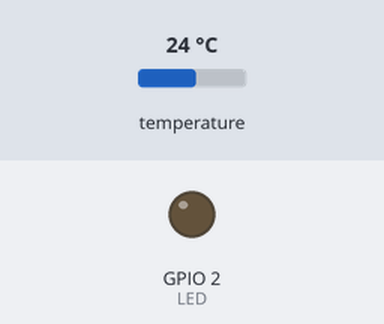
The program below on a simulated ESP32. Shown: output pins drawn as LEDs (lit = HIGH). Inputs (shaded band) come from the test bench; at power-on: temperature 24 °C. WiFi joins after 1.5 s; servers stay silent unless stated; no MQTT or app messages arrive unless stated; not simulated (calls return 0 or success): secrets.h; what the program prints to the serial monitor is not drawn. At 3.4 s the program puts the board to deep sleep or switches it off; the recording ends there.

Above: at 0.2 s.
At 2.5 s:
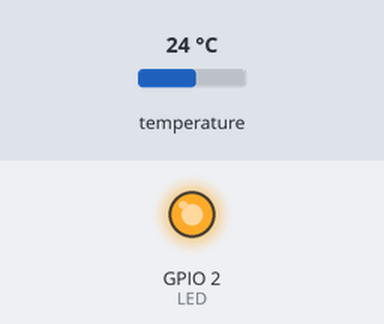
Timing chart, 0 to 3.4 s (numbered marks = the images above):
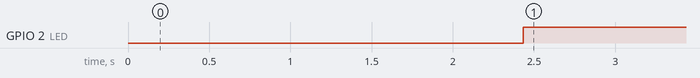

Measured:
- by itself, GPIO 2 (LED): LOW → HIGH at 2.4 s

The program:

main.cpp
```cpp
#include <Arduino.h>
#include <wifi.h>
#include <ArduinoJson.h>
#include <MQTTClient.h>
#include <OneWire.h>
#include <DallasTemperature.h>

// my includes
#include <secrets.h>

// my defines
#define LED 2
bool LEDstatus = true;
int batteryPin = A2; //IO34/A2 on FireBeetle 2
int batteryMillivolts = 0; // variable to store the battery voltage in millivolts
float batteryVoltage = 0.0; // variable to store the battery voltage in Volts
float temperature = 0.0; // variable to store the temperature in Fahrenheit
const int oneWireBus = D10; // D10 (GPIO17) on FireBeetle 2
OneWire oneWire(oneWireBus); // create OneWire instance on the specified pin
DallasTemperature sensors(&oneWire); // create DallasTemperature instance with the OneWire instance

// constants
const char* ssid = SECRET_SSID;
const char* ssid_pass = SECRET_SSID_PASSWORD;
const char* mqtt_address = MQTT_HOST;
const int mqtt_port = 1883;
const char* mqtt_user = MQTT_USERNAME;
const char* mqtt_password = MQTT_KEY;
const char* mqtt_temp_discovery_topic = "homeassistant/sensor/basementfridge/temp/config";
const char* mqtt_battery_discovery_topic = "homeassistant/sensor/basementfridge/battery/config";
const char* mqtt_publish_topic_temp = "homeassistant/sensor/basementfridge/temp";
const char* mqtt_publish_topic_battery = "homeassistant/sensor/basementfridge/battery";
const char* mqtt_hass_status_topic = "homeassistant/sensor/basementfridge/status";
const char* mqtt_client_id = "BasementFridge";
const int publish_interval = 5000;  // 5 seconds

// variables
unsigned long lastPublishTime = 0;
WiFiClient network;
MQTTClient mqtt = MQTTClient(256);

// function declarations
void connectToMQTT();

void setup() {
  Serial.begin(115200);
  delay(100);
  pinMode(LED, OUTPUT);
  digitalWrite(LED, LOW); // turn on LED to indicate startup
  pinMode(batteryPin, INPUT);
  analogSetAttenuation(ADC_11db); // set attenuation to 11dB 1575 = 1V

  // start the DS18B20 temperature sensor
  sensors.begin();

  // read battery voltage
  batteryMillivolts = analogReadMilliVolts(batteryPin); // read the battery voltage in millivolts
  Serial.printf("Battery voltage: %d mV\n", batteryMillivolts);
  batteryVoltage = (float)batteryMillivolts / 1000.0 * 2; // convert to Volts
  Serial.printf("Battery voltage: %.2f V\n", batteryVoltage);

  // limit battery decimal places to 2
  batteryVoltage = roundf(batteryVoltage * 100) / 100.0; // round to 2 decimal places

  // read temperature
  sensors.requestTemperatures(); // request temperature from the sensor
  temperature = sensors.getTempFByIndex(0); // get the temperature in Fahrenheit
  Serial.printf("Temperature: %.2f F\n", temperature);

  // limit temperature decimal places to 2
  temperature = roundf(temperature * 100) / 100.0; // round

  // connect to WiFi
  Serial.print("Wifi connecting...");
  WiFi.mode(WIFI_STA);
  WiFi.begin(ssid, ssid_pass);
  uint32_t notConnectedCounter = 0;
  while (WiFi.status() != WL_CONNECTED) {
    delay(100);
    Serial.print(".");
    notConnectedCounter++;
    if(notConnectedCounter > 300) {  // reset if wifi not connected after 30s
      Serial.println("Resetting due to Wifi not connecting...");
      ESP.restart();
    }
  }

  Serial.print("\n\n");
  Serial.print("Wifi connected, IP address: ");
  Serial.println(WiFi.localIP());

  connectToMQTT();

  // publish temperature status
  StaticJsonDocument<128> tempDoc;
  tempDoc["temperature"] = temperature;
  tempDoc["unit_of_measurement"] = "F";
  tempDoc["state_topic"] = mqtt_publish_topic_temp;
  char tempJsonBuffer[128];
  serializeJson(tempDoc, tempJsonBuffer);
  mqtt.publish(mqtt_publish_topic_temp, tempJsonBuffer);

  // publish battery status
  StaticJsonDocument<128> pubBatteryDoc;
  pubBatteryDoc["voltage"] = batteryVoltage;
  pubBatteryDoc["unit_of_measurement"] = "V";
  pubBatteryDoc["state_topic"] = mqtt_publish_topic_battery;
  char pubBatteryJsonBuffer[128];
  serializeJson(pubBatteryDoc, pubBatteryJsonBuffer);
  mqtt.publish(mqtt_publish_topic_battery, pubBatteryJsonBuffer);

  // turn off LED to indicate setup complete
  digitalWrite(LED, HIGH);

  // deep sleep for 15 mins
  Serial.println("Setup complete, going to sleep for 30 mins...");
  delay(1000);
  esp_sleep_enable_timer_wakeup(60 * 15 * 1000000); // 15 mins
  esp_deep_sleep_start();
  // Note: The ESP32 will reset after waking up from deep sleep
  // and the setup() function will be called again.
}

void loop() {
  if (LEDstatus)
  {digitalWrite(LED, LOW);}
  else
  {digitalWrite(LED, HIGH);}
  delay(1000);
  LEDstatus = !LEDstatus;


}

void connectToMQTT() {
  // connect to the mqtt broker
  mqtt.begin(mqtt_address, mqtt_port, network);
  Serial.print("Connecting to MQTT broker..");

  // wait for connection to mqtt broker
  while (!mqtt.connect(mqtt_client_id, mqtt_user, mqtt_password)) {
    Serial.print(".");
    delay(100);
  }
  Serial.print("\n\n");

  // make sure connection was successful
  if (!mqtt.connected()) {
    Serial.println("unable to connect to MQTT broker");
    return;
  }
  else
  {
    Serial.println("Successfully connected to MQTT broker!");
  }

}

/*
* Function to publish MQTT discovery messages for Home Assistant
* This function only needs to be called once to set up the sensors in Home Assistant
* After that, the sensors will be automatically discovered by Home Assistant
*/
void publishMQTT_Discovery() {
  // publish discovery message to Home Assistant for temperature sensor
  StaticJsonDocument<256> doc;
  doc["name"] = "Basement_Fridge_Temperature";
  doc["device_class"] = "temperature";
  doc["state_topic"] = mqtt_publish_topic_temp;
  doc["unique_id"] = "basementfridge_temp";
  doc["value_template"] = "{{ value_json.temperature }}";
  doc["unit_of_measurement"] = "F";
  char jsonBuffer[256];
  serializeJson(doc, jsonBuffer);
  mqtt.publish(mqtt_temp_discovery_topic, jsonBuffer);

  //publish discovery message to Home Assistant for battery sensor
  StaticJsonDocument<256> batteryDoc;
  batteryDoc["name"] = "Basement_Fridge_Battery";
  batteryDoc["device_class"] = "voltage";
  batteryDoc["state_topic"] = mqtt_publish_topic_battery;
  batteryDoc["unique_id"] = "basementfridge_battery";
  batteryDoc["value_template"] = "{{ value_json.voltage }}";
  batteryDoc["unit_of_measurement"] = "V";
  char batteryJsonBuffer[256];
  serializeJson(batteryDoc, batteryJsonBuffer);
  mqtt.publish(mqtt_battery_discovery_topic, batteryJsonBuffer);
}
```
